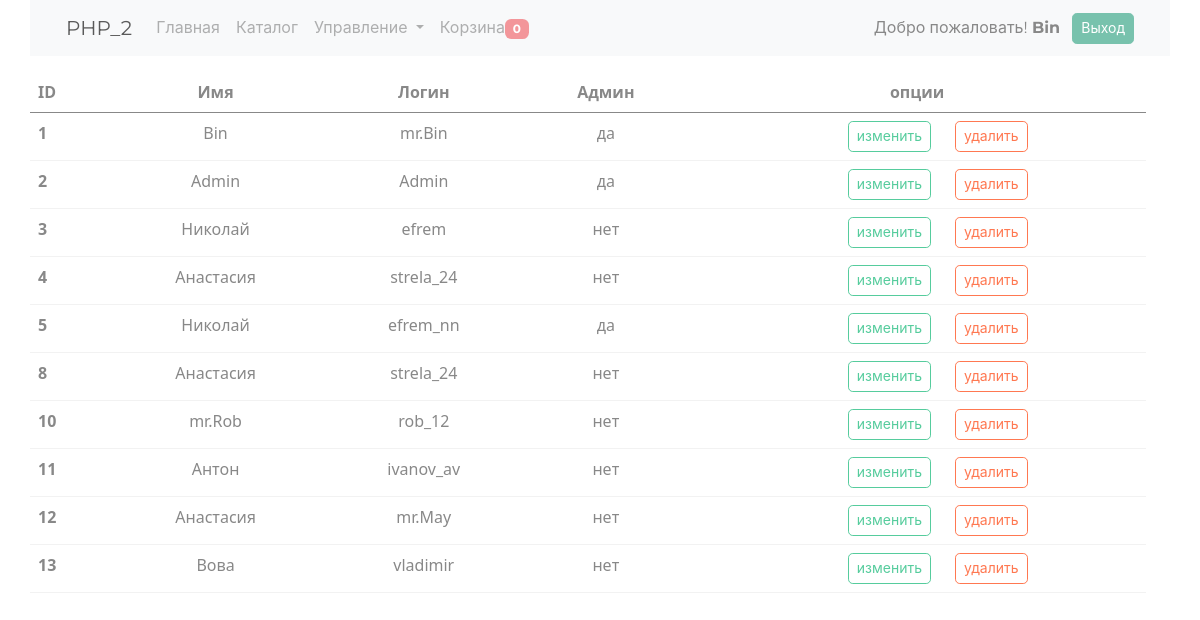
Page /admin/users (signed in) on the committed database.
### tables this page shows
CREATE TABLE `users` (
  `id` bigint UNSIGNED NOT NULL,
  `login` varchar(100) NOT NULL,
  `pass` varchar(100) NOT NULL,
  `fast_name` text NOT NULL,
  `hash` text,
  `role` int DEFAULT '0'
);

### engine/Db.php (called while the page is built, shortened)
<?php
class Db implements IDb
{
    private $config = [
        'driver' => 'mysql',
        'host' => 'localhost',
        'db' => 'shopphp',
        'charset' => 'UTF8',
        'username' => 'root',
        'password' => 'root',
    ];
    protected $db = null;
    protected function getDb(): PDO
    {
        if (is_null($this->db)) {
            $this->db = new PDO($this->getDbConfig(),
                $this->config['username'],
                $this->config['password']
            );
            $this->db->setAttribute(PDO::ATTR_DEFAULT_FETCH_MODE, PDO::FETCH_ASSOC);
        }
        return $this->db;
    }
    protected function getDbConfig(): string
    {
        return sprintf('%s:host=%s;dbname=%s;charset=%s',
            $this->config['driver'],
            $this->config['host'],
            $this->config['db'],
            $this->config['charset']
        );
    }
    protected function query($sql, $params)
    {
        $sql = $this->getDb()->prepare($sql);
        $sql->execute($params);
        return $sql;
    }
    public function queryObjectAll($sql, $params, $class)
    {
        $sql = $this->query($sql, $params);
        $sql->setFetchMode(PDO::FETCH_CLASS | PDO::FETCH_PROPS_LATE, $class);
        return $sql->fetchAll();
    }
}

### models/DBModel.php (called while the page is built, shortened)
<?php
abstract class DBModel implements IModel
{
    public static function getAll()
    {
        $tableName = static::getTableName();
        $sql = "SELECT * FROM {$tableName}";
        return DB::getInstance()->queryObjectAll($sql, [], get_called_class());
    }
}

### models/user/Users.php (called while the page is built, shortened)
<?php
class Users extends Model
{
    public function __construct(
        $login = null,
        $pass = null,
        $fast_name = null,
        $hash = null,
        $role = null
    )
    {
        $this->role = $role;
    }
    protected static function getTableName(): string
    {
        return 'users';
    }
}

### traits/TSinletone.php (called while the page is built, shortened)
<?php
trait TSinletone
{
    private static $instance = null;
    public static function getInstance() {
        if (is_null(static::$instance)) {
            static::$instance = new static();
        }
        return static::$instance;
    }
}

### models/Model.php (called while the page is built, shortened)
<?php
abstract class Model extends DBModel
{
    public function __get($name)
    {
        return $this->$name;
    }
}

### views/admin/admin_users.php (the view, shortened to what this page needs)
<table class="table table-hover">
    <thead>
    <tr>
        <th scope="col">ID</th>
        <th scope="col" class="text-center">Имя</th>
        <th scope="col" class="text-center">Логин</th>
        <th scope="col" class="text-center">Админ</th>
        <th scope="col" colspan="2" class="text-center">опции</th>
    </tr>
    </thead>
    <tbody>
    <? foreach ($users as $user): ?>
        <tr>
            <th scope="row"><?= $user->id ?></th>
            <td class="text-center"><?= $user->fast_name ?></td>
            <td class="text-center"><?= $user->login ?></td>
            <td class="text-center"><?= ($user->role == 1) ? 'да' : 'нет' ?></td>
            <td class="text-end">
                <button type="button" class="btn btn-outline-success mx-2 btn-sm" data-bs-toggle="modal"
                        data-bs-target="#exampleUser<?= $user->id ?>">изменить
                </button>
            </td>
            <td class="text-start">
                <form method="post" action="/admin/deleteUser">
                    <button type="submit" class="btn btn-outline-danger btn-sm">удалить</button>
                </form>
            </td>
        </tr>
    <? endforeach; ?>
    </tbody>
</table>
<? foreach ($users as $user): ?>
</div>
<? endforeach; ?>

### views/menu.php (shortened to what this page needs)
<nav class="navbar navbar-expand-lg navbar-light bg-light">
    <div class="container-fluid">
        <a class="navbar-brand" href="/">PHP_2</a>
        <div class="collapse navbar-collapse" id="navbarSupportedContent">
            <ul class="navbar-nav me-auto mb-2 mb-lg-0">
                <li class="nav-item">
                    <a class="nav-link" aria-current="page" href="/">Главная</a>
                </li>
                <li class="nav-item">
                    <a class="nav-link" href="/product">Каталог</a>
                </li>
                <? if($isAdmin): ?>
                <li class="nav-item dropdown">
                    <a class="nav-link dropdown-toggle" href="#" id="navbarDropdown" role="button" data-bs-toggle="dropdown" aria-expanded="false">
                        Управление
                    </a>
                </li>
                <? endif; ?>
                <li class="nav-item">
                    <a class="nav-link" href="/basket" >Корзина<span class="badge bg-secondary" id="countBasket"><?=$count?></span></a>
                </li>
            </ul>
            <? if($isAuth): ?>
                <div>Добро пожаловать! <b><?=$fast_name?></b> <a href="/auth/Logout" class="btn btn-primary ms-2 btn-sm">Выход</a>
                </div>
            <? endif; ?>
        </div>
    </div>
</nav>

### rows in the picture
users: fast_name "Bin", id "1", login "mr.Bin", role "да"
users: id "2", fast_name "Admin", login "Admin", role "да"
users: id "3", fast_name "Николай", login "efrem", role "нет"
users: id "4", fast_name "Анастасия", login "strela_24", role "нет"
users: id "5", fast_name "Николай", login "efrem_nn", role "да"
users: id "8", fast_name "Анастасия", login "strela_24", shows "нет"
users: id "10", fast_name "mr.Rob", login "rob_12", role "нет"
users: id "11", fast_name "Антон", login "ivanov_av", role "нет"
users: id "12", fast_name "Анастасия", login "mr.May", role "нет"
users: id "13", fast_name "Вова", login "vladimir", role "нет"

### other values in the picture
$count "0"
